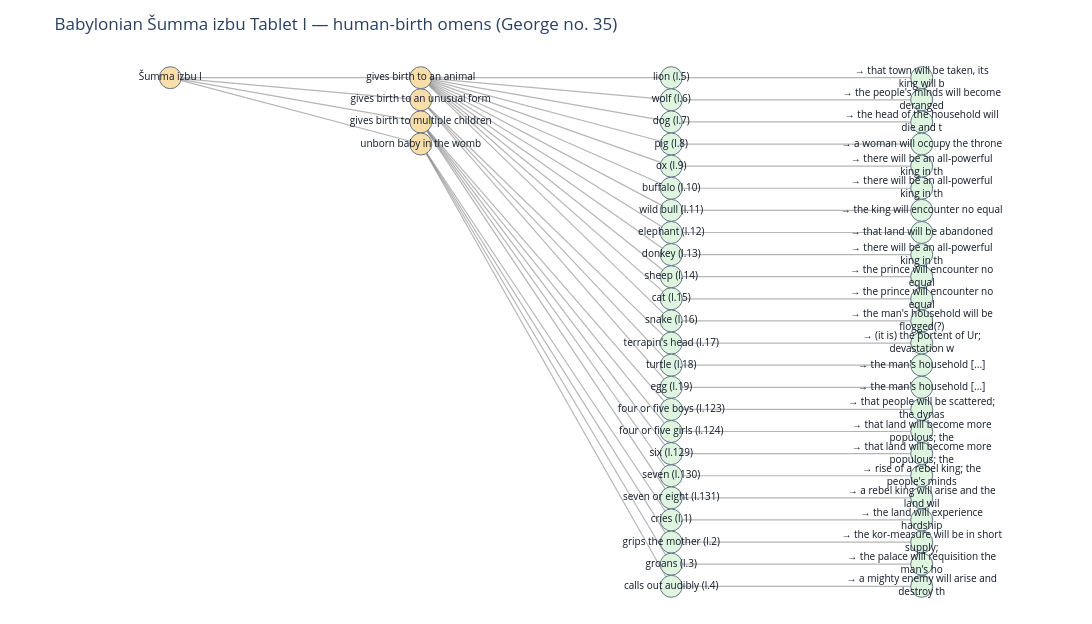

The notebook cell this image was saved under:
### Code cell
# No. 35 — the vivid Šumma izbu Tablet I human-birth tree
Gb = build_omen_graph(bab["omen"], "Šumma izbu I")
plot_interactive_tree(Gb, "Babylonian Šumma izbu Tablet I — human-birth omens (George no. 35)")

### Figure 1 — Plotly figure (JSON) as saved in the notebook; plotly's stock layout.template omitted (floating-point values rounded to 4 significant figures; data arrays with more than 128 entries replaced by an {"elided": "..."} marker saying what was removed)
{"data": [{"hoverinfo": "skip", "line": {"color": "rgba(120,120,120,0.55)", "width": 1.2}, "mode": "lines", "showlegend": false, "type": "scatter", "x": {"elided": "156 int values"}, "y": {"elided": "156 int values"}}, {"hovertemplate": "<b>%{hovertext}</b><extra></extra>", "hovertext": ["Šumma izbu I", "gives birth to an animal", "lion (l.5)", "→ that town will be taken, its king will b", "wolf (l.6)", "→ the people's minds will become deranged", "dog (l.7)", "→ the head of the household will die and t", "pig (l.8)", "→ a woman will occupy the throne", "ox (l.9)", "→ there will be an all-powerful king in th", "buffalo (l.10)", "→ there will be an all-powerful king in th", "wild bull (l.11)", "→ the king will encounter no equal", "elephant (l.12)", "→ that land will be abandoned", "donkey (l.13)", "→ there will be an all-powerful king in th", "sheep (l.14)", "→ the prince will encounter no equal", "cat (l.15)", "→ the prince will encounter no equal", "snake (l.16)", "→ the man's household will be flogged(?)", "gives birth to an unusual form", "terrapin's head (l.17)", "→ (it is) the portent of Ur; devastation w", "turtle (l.18)", "→ the man's household [...]", "egg (l.19)", "→ the man's household [...]", "gives birth to multiple children", "four or five boys (l.123)", "→ that people will be scattered; the dynas", "four or five girls (l.124)", "→ that land will become more populous; the", "six (l.129)", "→ that land will become more populous; the", "seven (l.130)", "→ rise of a rebel king; the people's minds", "seven or eight (l.131)", "→ a rebel king will arise and the land wil", "unborn baby in the womb", "cries (l.1)", "→ the land will experience hardship", "grips the mother (l.2)", "→ the kor-measure will be in short supply;", "groans (l.3)", "→ the palace will requisition the man's ho", "calls out audibly (l.4)", "→ a mighty enemy will arise and destroy th"], "marker": {"color": ["#f8dfaa", "#f8dfaa", "#dff5df", "#dff5df", "#dff5df", "#dff5df", "#dff5df", "#dff5df", "#dff5df", "#dff5df", "#dff5df", "#dff5df", "#dff5df", "#dff5df", "#dff5df", "#dff5df", "#dff5df", "#dff5df", "#dff5df", "#dff5df", "#dff5df", "#dff5df", "#dff5df", "#dff5df", "#dff5df", "#dff5df", "#f8dfaa", "#dff5df", "#dff5df", "#dff5df", "#dff5df", "#dff5df", "#dff5df", "#f8dfaa", "#dff5df", "#dff5df", "#dff5df", "#dff5df", "#dff5df", "#dff5df", "#dff5df", "#dff5df", "#dff5df", "#dff5df", "#f8dfaa", "#dff5df", "#dff5df", "#dff5df", "#dff5df", "#dff5df", "#dff5df", "#dff5df", "#dff5df"], "line": {"color": "#64748b", "width": 1}, "size": 22}, "mode": "markers+text", "showlegend": false, "text": ["Šumma izbu I", "gives birth to an animal", "lion (l.5)", "→ that town will be taken, its<br>king will b", "wolf (l.6)", "→ the people's minds will become<br>deranged", "dog (l.7)", "→ the head of the household will<br>die and t", "pig (l.8)", "→ a woman will occupy the throne", "ox (l.9)", "→ there will be an all-powerful<br>king in th", "buffalo (l.10)", "→ there will be an all-powerful<br>king in th", "wild bull (l.11)", "→ the king will encounter no equal", "elephant (l.12)", "→ that land will be abandoned", "donkey (l.13)", "→ there will be an all-powerful<br>king in th", "sheep (l.14)", "→ the prince will encounter no<br>equal", "cat (l.15)", "→ the prince will encounter no<br>equal", "snake (l.16)", "→ the man's household will be<br>flogged(?)", "gives birth to an unusual form", "terrapin's head (l.17)", "→ (it is) the portent of Ur;<br>devastation w", "turtle (l.18)", "→ the man's household [...]", "egg (l.19)", "→ the man's household [...]", "gives birth to multiple children", "four or five boys (l.123)", "→ that people will be scattered;<br>the dynas", "four or five girls (l.124)", "→ that land will become more<br>populous; the", "six (l.129)", "→ that land will become more<br>populous; the", "seven (l.130)", "→ rise of a rebel king; the<br>people's minds", "seven or eight (l.131)", "→ a rebel king will arise and the<br>land wil", "unborn baby in the womb", "cries (l.1)", "→ the land will experience<br>hardship", "grips the mother (l.2)", "→ the kor-measure will be in short<br>supply;", "groans (l.3)", "→ the palace will requisition the<br>man's ho", "calls out audibly (l.4)", "→ a mighty enemy will arise and<br>destroy th"], "textfont": {"color": "#111827", "size": 10}, "textposition": "middle center", "type": "scatter", "x": [0, 1, 2, 3, 2, 3, 2, 3, 2, 3, 2, 3, 2, 3, 2, 3, 2, 3, 2, 3, 2, 3, 2, 3, 2, 3, 1, 2, 3, 2, 3, 2, 3, 1, 2, 3, 2, 3, 2, 3, 2, 3, 2, 3, 1, 2, 3, 2, 3, 2, 3, 2, 3], "y": [0, 0, 0, 0, -1, -1, -2, -2, -3, -3, -4, -4, -5, -5, -6, -6, -7, -7, -8, -8, -9, -9, -10, -10, -11, -11, -1, -12, -12, -13, -13, -14, -14, -2, -15, -15, -16, -16, -17, -17, -18, -18, -19, -19, -3, -20, -20, -21, -21, -22, -22, -23, -23]}], "layout": {"dragmode": "pan", "height": 624, "margin": {"b": 20, "l": 20, "r": 20, "t": 60}, "paper_bgcolor": "white", "plot_bgcolor": "white", "title": {"text": "Babylonian Šumma izbu Tablet I — human-birth omens (George no. 35)"}, "width": 1320, "xaxis": {"range": [-0.6, 3.6], "showgrid": false, "showticklabels": false, "zeroline": false}, "yaxis": {"range": [-23.8, 0.8], "showgrid": false, "showticklabels": false, "zeroline": false}}}
